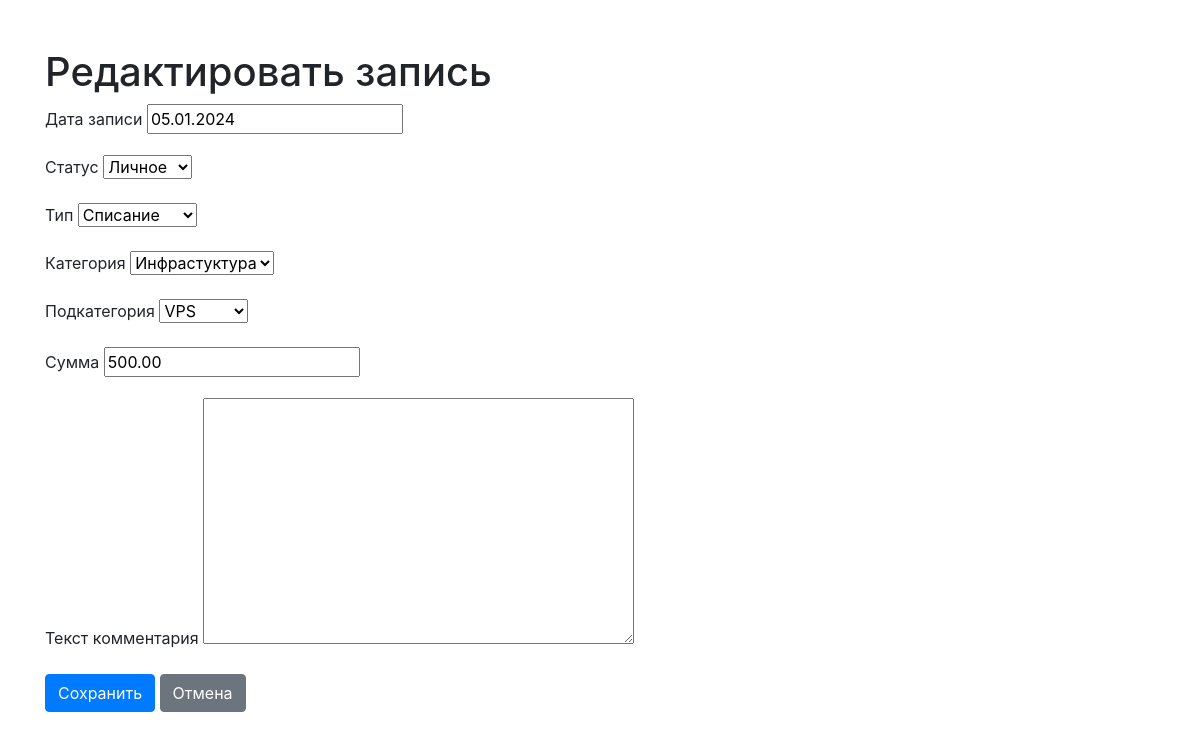
The app's page /transactions/2/update/ with its own data.
### transaction/models.py (models this page shows, shortened)
class Transaction(models.Model):
    date = models.DateField(default = datetime.date.today, verbose_name = 'Дата записи')
    status = models.ForeignKey(Status, on_delete=models.CASCADE, verbose_name = 'Статус')
    type = models.ForeignKey(Type, on_delete=models.CASCADE, verbose_name = 'Тип')
    category = models.ForeignKey(Category, on_delete = models.CASCADE, verbose_name = 'Категория')
    subcategory = models.ForeignKey(SubCategory, on_delete = models.CASCADE, verbose_name = 'Подкатегория')
    amount = models.DecimalField(blank = False, max_digits = 7, decimal_places = 2, default = 0.00, validators = [MinValueValidator(1)], verbose_name = 'Сумма')
    text = models.TextField(blank = True, verbose_name = 'Текст комментария')
    class Meta:
        verbose_name = 'Транзакция'
        verbose_name_plural = 'Транзакции'

### transaction/views.py (the view)
# urls.py: path('transactions/<int:pk>/update/', TransactionUpdateView.as_view(), name = 'transaction_update'),
class TransactionUpdateView(UpdateView):
    model = Transaction
    form_class = TransactionForm
    template_name = 'transaction/update_transaction.html'
    success_url = reverse_lazy('transaction:transaction_list')

### transaction/forms.py
class TransactionForm(forms.ModelForm):
    class Meta:
        model = Transaction
        fields = '__all__'

### transaction/models.py (called while the page is built)
    def __str__(self):
        return self.name

    def __str__(self):
        return self.name

    def __str__(self):
        return self.name

    def __str__(self):
        return self.name

### templates/transaction/update_transaction.html (shortened to what this page needs)
<!DOCTYPE html>
<html lang="ru">
<head>
    <link rel="stylesheet" href="https://stackpath.bootstrapcdn.com/bootstrap/4.5.2/css/bootstrap.min.css">
</head>
<body>
    <div class="container mt-5">
        <h1>Редактировать запись</h1>
        <form method="post">
            {% for field in form %}
                <div class="form-group">
                    <label for="{{ field.id_for_label }}">{{ field.label }}</label>
                    {{ field }}
                </div>
            {% endfor %}
            <button type="submit" class="btn btn-primary">Сохранить</button>
            <a href="{% url 'transaction:transaction_list' %}" class="btn btn-secondary">Отмена</a>
        </form>
    </div>
</body>
</html>

### records on screen
Transaction: form "05.01.2024" "Личное" "Списание" "Инфрастуктура" "VPS" "500.00"

### other values on screen
{{ field.label }} "Дата записи" "Статус" "Тип" "Категория" "Подкатегория" "Сумма" "Текст комментария"
